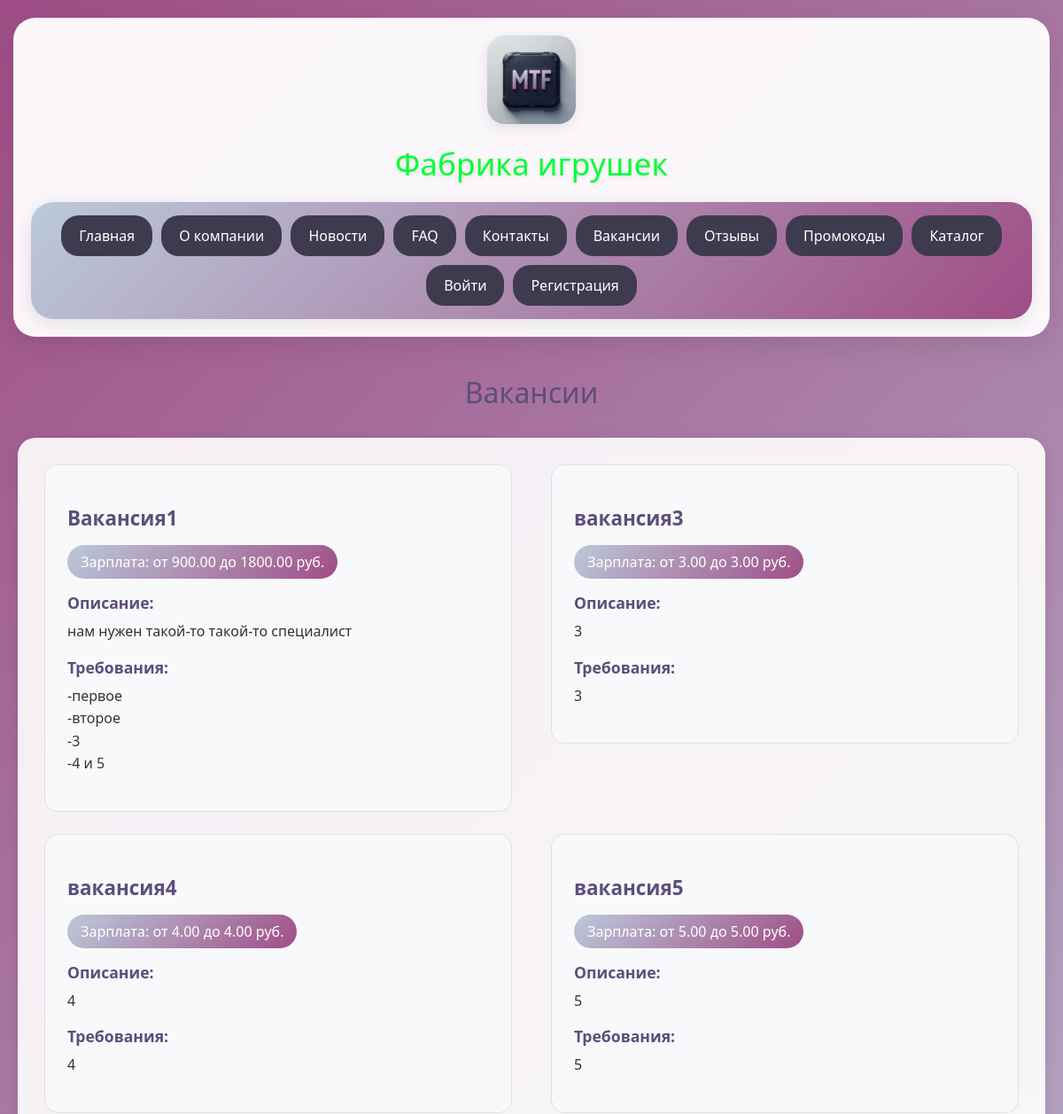
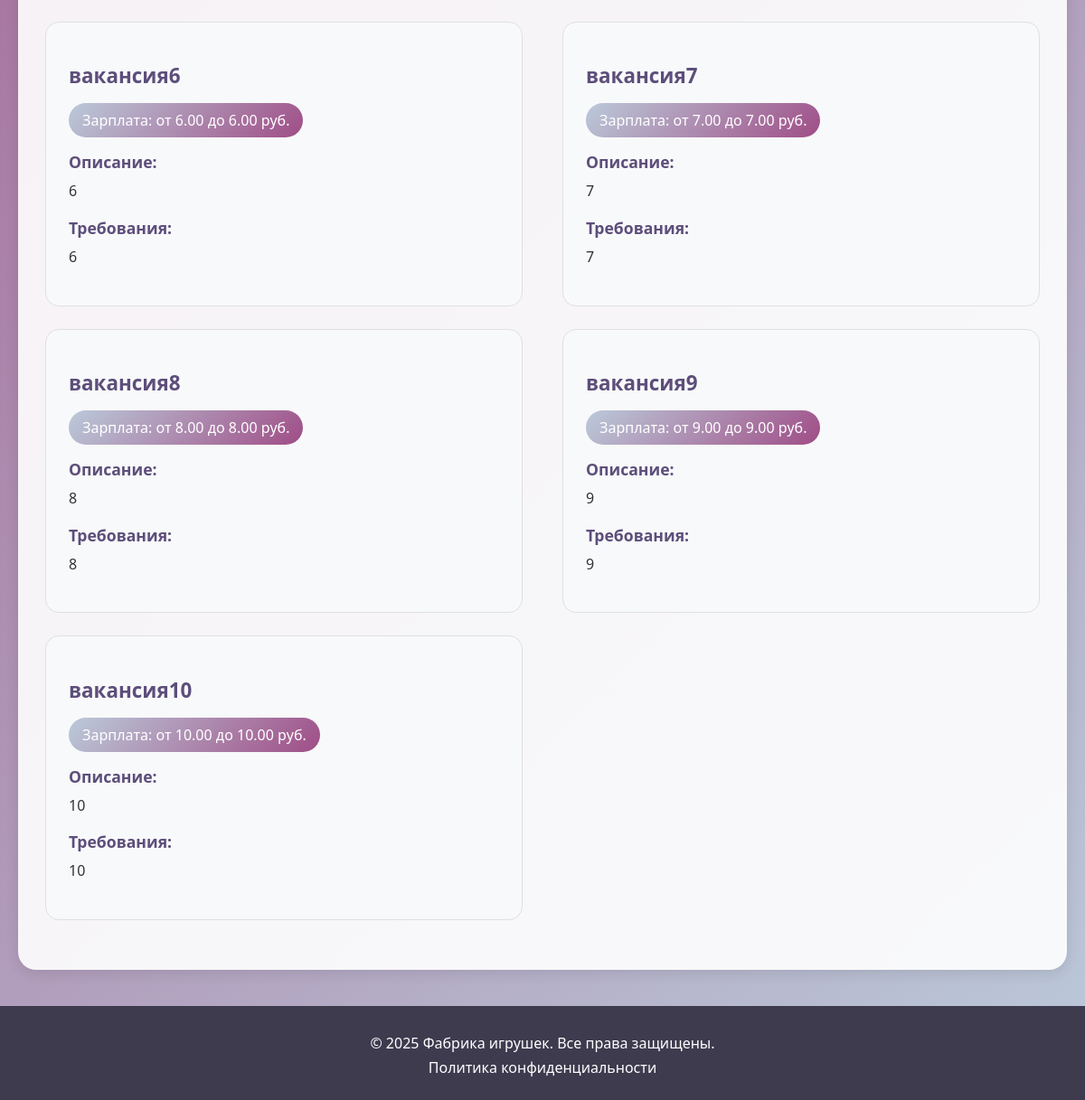
Page /vacancies/ on the committed database (2 pictures, top to bottom).
### home/models.py (models this page shows, shortened)
class Vacancy(models.Model):
    title = models.CharField(max_length=200)
    description = models.TextField()
    requirements = models.TextField()
    salary_from = models.DecimalField(
        max_digits=10,
        decimal_places=2,
        null=True,
        blank=True
    )
    salary_to = models.DecimalField(
        max_digits=10,
        decimal_places=2,
        null=True,
        blank=True
    )
    is_active = models.BooleanField(default=True)
    class Meta:
        verbose_name = "Вакансия"
        verbose_name_plural = "Вакансии"

### home/views.py (the view)
# urls.py: re_path(r"^vacancies/$", views.vacancies, name="vacancies"),
def vacancies(request):
    active_vacancies = Vacancy.objects.filter(is_active=True)
    return render(
        request,
        "home/vacancies.html",
        {
            "vacancies": active_vacancies,
        },
    )

### templates/home/vacancies.html (shortened to what this page needs)
{% extends 'base.html' %}
{% block content %}
<link rel="stylesheet" href="/static/css/vacancies.css">
<div class="vacancies-page">
    <h1>Вакансии</h1>
    <div class="vacancies-list">
        {% for vacancy in vacancies %}
        <div class="vacancy-card">
            <h2>{{ vacancy.title }}</h2>
            {% if vacancy.salary_from or vacancy.salary_to %}
            <div class="salary">
                Зарплата: от {{ vacancy.salary_from }} до {{ vacancy.salary_to }} руб.
            </div>
            {% endif %}
            <div class="vacancy-section">
                <strong>Описание:</strong>
                <p>{{ vacancy.description|linebreaks }}</p>
            </div>
            <div class="vacancy-section">
                <strong>Требования:</strong>
                <p>{{ vacancy.requirements|linebreaks }}</p>
            </div>
        </div>
        {% endfor %}
    </div>
</div>
{% endblock %}

### static/css/base.css (style rules this page uses)
body { margin: 0; background: -webkit-linear-gradient(135deg, #bbcada 0%, #9f4d86 100%); min-height: 100vh; font-family: 'Segoe UI', Tahoma, Geneva, Verdana, sans-serif; }

### static/css/vacancies.css (style rules this page uses)
.vacancies-page { max-width: 1200px; margin: 0 auto; padding: 20px; }
.vacancies-page h1 { color: #5d4e7b; text-align: center; margin-bottom: 30px; font-weight: 300; }
.vacancies-list { background: rgba(255, 255, 255, 0.9); border-radius: 20px; padding: 30px; box-shadow: 0 4px 15px rgba(0, 0, 0, 0.1); }
.vacancy-card { background: #f8f9fa; border: 1px solid #e0e0e0; border-radius: 15px; padding: 25px; margin-bottom: 25px; float: left; width: 48%; box-sizing: border-box; }
.vacancy-card:nth-child(even) { float: right; }
.vacancy-card:nth-child(2n+1) { clear: both; }
.vacancy-card h2 { color: #5d4e7b; margin-bottom: 15px; font-size: 1.4em; }
.salary { background: linear-gradient(135deg, #bbcada 0%, #9f4d86 100%); color: white; padding: 8px 15px; border-radius: 20px; display: inline-block; margin-bottom: 15px; font-weight: 500; }
.vacancy-section { margin-bottom: 15px; }
.vacancy-section strong { color: #5d4e7b; display: block; margin-bottom: 8px; font-size: 1.1em; }
.vacancy-section p { color: #333; line-height: 1.6; margin: 0; }

### rows in the picture
Vacancy: title "Вакансия1", salary_from "900.00", salary_to "1800.00", description "нам нужен такой-то такой-то специалист", requirements "-первое -второе -3 -4 и 5"
Vacancy: title "вакансия3", salary_from "3.00", salary_to "3.00", description "3", requirements "3"
Vacancy: title "вакансия4", salary_from "4.00", salary_to "4.00", description "4", requirements "4"
Vacancy: title "вакансия5", salary_from "5.00", salary_to "5.00", description "5", requirements "5"
Vacancy: title "вакансия6", salary_from "6.00", salary_to "6.00", description "6", requirements "6"
Vacancy: title "вакансия7", salary_from "7.00", salary_to "7.00", description "7", requirements "7"
Vacancy: title "вакансия8", salary_from "8.00", salary_to "8.00", description "8", requirements "8"
Vacancy: title "вакансия9", salary_from "9.00", salary_to "9.00", description "9", requirements "9"
Vacancy: title "вакансия10", salary_from "10.00", salary_to "10.00", description "10", requirements "10"
